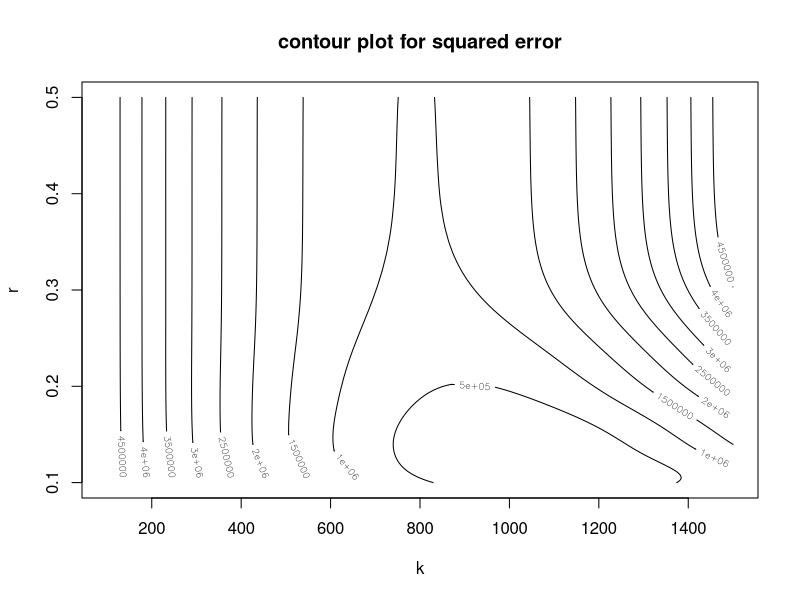

Source code (R): (Note: this script raises an error after producing the figure.)
## ---- chunk 1
library(graphics)
library(Matrix)
beetles <- data.frame(
    days    = c(0,  8,  28,  41,  63,  69,   97, 117,  135,  154),
    beetles = c(2, 47, 192, 256, 768, 896, 1120, 896, 1184, 1024))

##' define the sum of squared errors function
sqerr <- function(k, r) {
  s <- matrix(0, nrow = length(k), ncol = length(r))
  for (i in 1:length(k)) {
    for (j in 1:length(r)) {
      s[i, j] <- sum((beetles$beetles - k[i] * beetles$beetles[1] / 
              (beetles$beetles[1] + (k[i] - beetles$beetles[1]) * 
                 exp(-r[j]*beetles$days)))^2)
    }
  }
  s
}

##' define z function
z.vec <- function(k, r) {
  n <- length(beetles$days)
  z <- rep(0, n)
  for (i in 1:n) {
   z[i] <- beetles$beetles[i] - k*beetles$beetles[1] / 
     (beetles$beetles[1] + (k - beetles$beetles[1])*exp(-r*beetles$days[i])) 
  }
  return(z)
}

##' define A matrix
A.mat <- function(k, r) {
  n <- length(beetles$days)
  A <- matrix(0, nrow = n, ncol = 2)
  for (i in 1:n) {
    A[i, 1] <- beetles$beetles[1]^2 * (1-exp(-r*beetles$days[i])) / 
      (beetles$beetles[1] + (k-beetles$beetles[1])*exp(-r*beetles$days[i]))^2
    
    A[i, 2] <- beetles$beetles[1]*k*beetles$days[i]*(k-beetles$beetles[1]) * 
      exp(-r*beetles$days[i]) / (beetles$beetles[1]+(k-beetles$beetles[1]) * 
                                   exp(-r*beetles$days[i]))^2
  }
  return(A)
}

gaussNewton.beetles <- function(para0, z.vec, A.mat, maxiter = 100, 
                                tol = .Machine$double.eps^0.5) {
  para <- para0
  for (i in 1:maxiter) {
    Amat <- A.mat(para[1], para[2])
    zvec <- z.vec(para[1], para[2])
    para.new <- para + solve(t(Amat) %*% Amat + 0.0001*diag(nrow = 2)) %*% 
      t(Amat) %*% zvec
    if (sum(abs(para.new - para)) < tol) break
    para <- para.new
  }
  if (i == maxiter) warning("maximum iteration has reached")
  return(list(root = para, niter = i))
}

fit <- gaussNewton.beetles(para0 = c(1200, 0.1), z.vec = z.vec, A.mat = A.mat)
fit$root

k <- seq(100, 1500, by = 10)
r <- seq(0.1, 0.5, by = 0.001)
z <- sqerr(k, r)
contour(k, r, z, xlab = "k", ylab = "r", main = "contour plot for squared error")
## ---- chunk 2
##' define log-likelihood function
loglikeli <- function(para) {
  k <- para[1]
  r <- para[2]
  sigma2 <- para[3]
  l <- sum(-log(2*pi*sigma2)/2 - (log(beetles$beetles) - log(k) - 
                                    log(beetles$beetles[1]) + 
                                    log(beetles$beetles[1] + 
                                          (k-beetles$beetles[1]) * 
                                          exp(-r*beetles$days))^2)/2/sigma2)
  return(l)
}

##' define gradiant of loglikelihood function
grad.my <- function(para) {
  k <- para[1]
  r <- para[2]
  sigma2 <- para[3]
  g <- rep(0, 3)
  g[1] <- sum(-2*(log(beetles$beetles)-log(k)-log(beetles$beetles[1])+
                    log(beetles$beetles[1]+(k-beetles$beetles[1])*
                          exp(-r*beetles$days)))*
                (-1/k+exp(-r*beetles$days)/
                   (beetles$beetles[1]+
                      (k-beetles$beetles[1])*exp(-r*beetles$days)))/2/sigma2)
  g[2] <- sum(2*(log(beetles$beetles)-log(k)-log(beetles$beetles[1])+
                   log(beetles$beetles[1]+(k-beetles$beetles[1])*
                         exp(-r*beetles$days)))*
                beetles$days*(k-beetles$beetles[1])*exp(-r*beetles$days)/
                (beetles$beetles[1]+(k-beetles$beetles[1])*exp(-r*beetles$days))/
                2/sigma2)
  g[3] <- sum(-1/2/sigma2+(log(beetles$beetles)-log(k)-log(beetles$beetles[1])+
                             log(beetles$beetles[1]+(k-beetles$beetles[1])*
                                   exp(-r*beetles$days)))^2/2/sigma2^2)
  return(g)
}

fit <- constrOptim(theta = c(10, 0.1, 1), f = loglikeli, grad = grad.my, 
                   ui = diag(1, 3), ci = rep(0, 3), 
                   control = list(fnscale = -1), hessian = TRUE)
fit$par
fit$convergence
Diag(-solve(fit$hessian))
